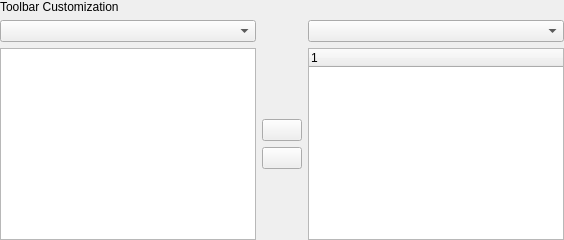
         <widget class="QWidget" name="pageToolbars">
          <layout class="QVBoxLayout">
           <property name="leftMargin">
            <number>0</number>
           </property>
           <property name="topMargin">
            <number>0</number>
           </property>
           <property name="rightMargin">
            <number>0</number>
           </property>
           <property name="bottomMargin">
            <number>0</number>
           </property>
           <item>
            <widget class="QLabel" name="label_20">
             <property name="text">
              <string>Toolbar Customization</string>
             </property>
            </widget>
           </item>
           <item>
            <layout class="QGridLayout" name="_2">
             <item row="1" column="1">
              <widget class="QListWidget" name="listCustomToolBar">
               <property name="toolTip">
                <string>This shows all actions on the currently edited toolbar.</string>
               </property>
               <property name="movement">
                <enum>QListView::Free</enum>
               </property>
              </widget>
             </item>
             <item row="1" column="2">
              <layout class="QVBoxLayout" name="_3">
               <item>
                <spacer name="verticalSpacer_3">
                 <property name="orientation">
                  <enum>Qt::Vertical</enum>
                 </property>
                 <property name="sizeHint" stdset="0">
                  <size>
                   <width>20</width>
                   <height>40</height>
                  </size>
                 </property>
                </spacer>
               </item>
               <item>
                <widget class="QPushButton" name="pbToToolbar">
                 <property name="toolTip">
                  <string>This adds an action to the toolbar.</string>
                 </property>
                 <property name="text">
                  <string/>
                 </property>
                 <property name="icon">
                  <iconset resource="../images.qrc">
                   <normaloff>:/images-ng/left.svgz</normaloff>:/images-ng/left.svgz</iconset>
                 </property>
                </widget>
               </item>
               <item>
                <widget class="QPushButton" name="pbFromToolbar">
                 <property name="toolTip">
                  <string>This removes an action from the toolbar.</string>
                 </property>
                 <property name="text">
                  <string notr="true"/>
                 </property>
                 <property name="icon">
                  <iconset resource="../images.qrc">
                   <normaloff>:/images-ng/right.svgz</normaloff>:/images-ng/right.svgz</iconset>
                 </property>
                </widget>
               </item>
               <item>
                <spacer name="spacer">
                 <property name="orientation">
                  <enum>Qt::Vertical</enum>
                 </property>
                 <property name="sizeHint" stdset="0">
                  <size>
                   <width>20</width>
                   <height>40</height>
                  </size>
                 </property>
                </spacer>
               </item>
              </layout>
             </item>
             <item row="0" column="1">
              <widget class="QComboBox" name="comboBoxToolbars">
               <property name="toolTip">
                <string>Here you can choose a toolbar to modify.</string>
               </property>
              </widget>
             </item>
             <item row="0" column="3">
              <widget class="QComboBox" name="comboBoxActions">
               <property name="toolTip">
                <string>Here you can choose a list of commands that can be mapped to the toolbar.</string>
               </property>
              </widget>
             </item>
             <item row="1" column="3">
              <widget class="QTreeWidget" name="treePossibleToolbarActions">
               <property name="toolTip">
                <string>This shows available actions to map on a toolbar.</string>
               </property>
               <property name="rootIsDecorated">
                <bool>false</bool>
               </property>
               <property name="animated">
                <bool>true</bool>
               </property>
               <property name="allColumnsShowFocus">
                <bool>true</bool>
               </property>
               <column>
                <property name="text">
                 <string>1</string>
                </property>
               </column>
              </widget>
             </item>
            </layout>
           </item>
          </layout>
         </widget>
